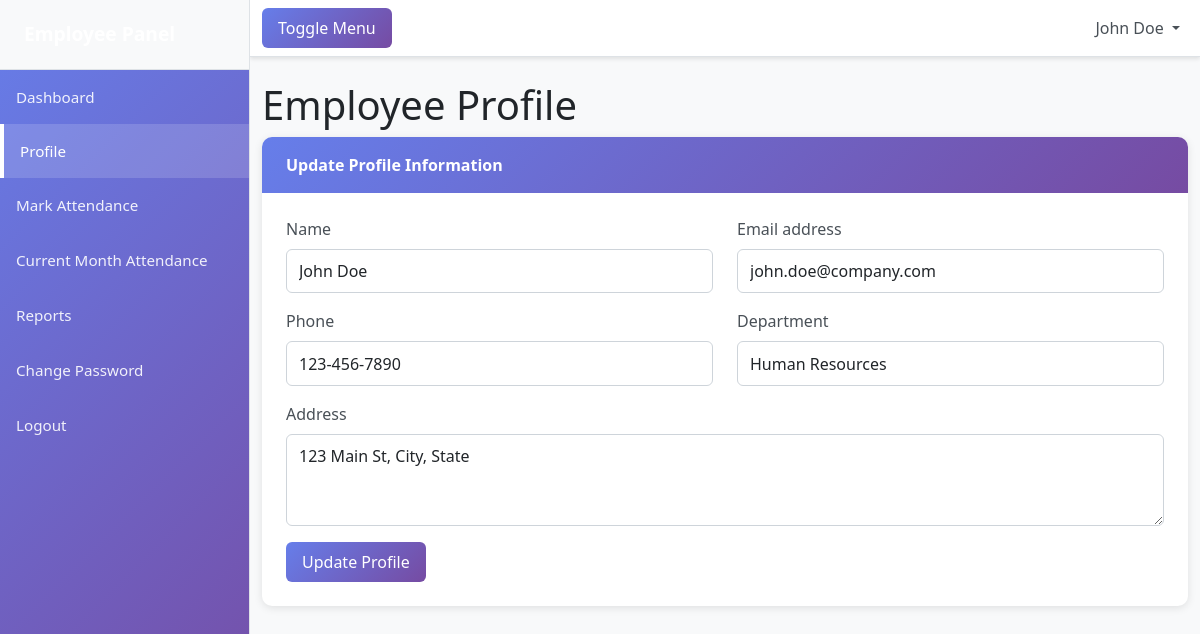
/employee/profile.php (signed in), run on the app's committed database.
### tables this page shows
CREATE TABLE IF NOT EXISTS employees (
    id INT AUTO_INCREMENT PRIMARY KEY,
    department_id INT NOT NULL,
    name VARCHAR(255) NOT NULL,
    email VARCHAR(255) NOT NULL UNIQUE,
    phone VARCHAR(20),
    password VARCHAR(255) NOT NULL,
    photo VARCHAR(255) DEFAULT NULL,
    address TEXT,
    remember_token VARCHAR(255) DEFAULT NULL,
    created_at TIMESTAMP DEFAULT CURRENT_TIMESTAMP,
    updated_at TIMESTAMP DEFAULT CURRENT_TIMESTAMP ON UPDATE CURRENT_TIMESTAMP,
    FOREIGN KEY (department_id) REFERENCES departments(id) ON DELETE CASCADE
);

CREATE TABLE IF NOT EXISTS departments (
    id INT AUTO_INCREMENT PRIMARY KEY,
    name VARCHAR(255) NOT NULL UNIQUE,
    description TEXT,
    created_at TIMESTAMP DEFAULT CURRENT_TIMESTAMP,
    updated_at TIMESTAMP DEFAULT CURRENT_TIMESTAMP ON UPDATE CURRENT_TIMESTAMP
);

### employee/profile.php (the view, shortened to what this page needs)
<?php
require_once __DIR__ . "/../includes/auth.php";
$employee_id = $_SESSION["user_id"];
$stmt = $pdo->prepare("SELECT name, email, phone, address, photo, department_id FROM employees WHERE id = ?");
$stmt->execute([$employee_id]);
$employee = $stmt->fetch(PDO::FETCH_ASSOC);
$departments = $pdo->query("SELECT * FROM departments ORDER BY name ASC")->fetchAll(PDO::FETCH_ASSOC);
?>
<!DOCTYPE html>
<html lang="en">
<head>
    <link href="https://cdn.jsdelivr.net/npm/bootstrap@5.3.0/dist/css/bootstrap.min.css" rel="stylesheet">
    <link rel="stylesheet" href="../assets/css/style.css">
</head>
<body>
    <div class="d-flex" id="wrapper">
        <div class="border-end bg-white" id="sidebar-wrapper">
            <div class="sidebar-heading border-bottom bg-light">Employee Panel</div>
            <div class="list-group list-group-flush">
                <a class="list-group-item list-group-item-action list-group-item-light p-3" href="dashboard.php">Dashboard</a>
                <a class="list-group-item list-group-item-action list-group-item-light p-3" href="profile.php">Profile</a>
                <a class="list-group-item list-group-item-action list-group-item-light p-3" href="mark_attendance.php">Mark Attendance</a>
                <a class="list-group-item list-group-item-action list-group-item-light p-3" href="current_month_attendance.php">Current Month Attendance</a>
                <a class="list-group-item list-group-item-action list-group-item-light p-3" href="reports.php">Reports</a>
                <a class="list-group-item list-group-item-action list-group-item-light p-3" href="change_password.php">Change Password</a>
                <a class="list-group-item list-group-item-action list-group-item-light p-3" href="../logout.php">Logout</a>
            </div>
        </div>
        <div id="page-content-wrapper">
            <nav class="navbar navbar-expand-lg navbar-light bg-light border-bottom">
                <div class="container-fluid">
                    <button class="btn btn-primary" id="sidebarToggle">Toggle Menu</button>
                    <div class="collapse navbar-collapse" id="navbarSupportedContent">
                        <ul class="navbar-nav ms-auto mt-2 mt-lg-0">
                            <li class="nav-item dropdown">
                                <a class="nav-link dropdown-toggle" id="navbarDropdown" href="#" role="button" data-bs-toggle="dropdown" aria-haspopup="true" aria-expanded="false">
                                    <?php echo $_SESSION["user_name"]; ?>
                                </a>
                            </li>
                        </ul>
                    </div>
                </div>
            </nav>
            <div class="container-fluid">
                <h1 class="mt-4">Employee Profile</h1>
                <div class="card mb-4">
                    <div class="card-header">
                        Update Profile Information
                    </div>
                    <div class="card-body">
                        <form action="profile.php" method="POST">
                            <div class="row">
                                <div class="col-md-6">
                                    <div class="mb-3">
                                        <label for="name" class="form-label">Name</label>
                                        <input type="text" class="form-control" id="name" name="name" value="<?php echo htmlspecialchars($employee["name"]); ?>" required>
                                    </div>
                                </div>
                                <div class="col-md-6">
                                    <div class="mb-3">
                                        <label for="email" class="form-label">Email address</label>
                                        <input type="email" class="form-control" id="email" name="email" value="<?php echo htmlspecialchars($employee["email"]); ?>" required>
                                    </div>
                                </div>
                            </div>
                            <div class="row">
                                <div class="col-md-6">
                                    <div class="mb-3">
                                        <label for="phone" class="form-label">Phone</label>
                                        <input type="text" class="form-control" id="phone" name="phone" value="<?php echo htmlspecialchars($employee["phone"]); ?>">
                                    </div>
                                </div>
                                <div class="col-md-6">
                                    <div class="mb-3">
                                        <label for="department" class="form-label">Department</label>
                                        <select class="form-control" id="department" name="department_id" required>
                                            <?php foreach ($departments as $dept): ?>
                                                <option value="<?php echo $dept["id"]; ?>" <?php echo ($employee["department_id"] == $dept["id"]) ? "selected" : ""; ?>><?php echo $dept["name"]; ?></option>
                                            <?php endforeach; ?>
                                        </select>
                                    </div>
                                </div>
                            </div>
                            <div class="mb-3">
                                <label for="address" class="form-label">Address</label>
                                <textarea class="form-control" id="address" name="address" rows="3"><?php echo htmlspecialchars($employee["address"]); ?></textarea>
                            </div>
                            <button type="submit" class="btn btn-primary">Update Profile</button>
                        </form>
                    </div>
                </div>
            </div>
        </div>
    </div>
</body>
</html>

### assets/css/style.css (style rules this page uses)
* { margin: 0; padding: 0; box-sizing: border-box; }
body { font-family: 'Segoe UI', Tahoma, Geneva, Verdana, sans-serif; overflow-x: hidden; background-color: #f8f9fa; }
#wrapper { display: flex; min-height: 100vh; }
#sidebar-wrapper { min-height: 100vh; width: 250px; background: linear-gradient(135deg, #667eea 0%, #764ba2 100%); transition: margin 0.3s ease-in-out; position: relative; z-index: 1001; }
#sidebar-wrapper .sidebar-heading { padding: 1.25rem 1.5rem; font-size: 1.2rem; font-weight: bold; color: #fff; background: rgba(0, 0, 0, 0.1); border-bottom: 1px solid rgba(255, 255, 255, 0.1); }
#sidebar-wrapper .list-group-item { border: none; background: transparent; color: rgba(255, 255, 255, 0.9); padding: 1rem 1.5rem; transition: all 0.3s; font-size: 0.95rem; }
#sidebar-wrapper .list-group-item.active { background: rgba(255, 255, 255, 0.15); color: #fff; border-left: 4px solid #fff; }
#page-content-wrapper { flex: 1; min-width: 0; }
.navbar { box-shadow: 0 2px 4px rgba(0, 0, 0, 0.1); background-color: #fff !important; }
.navbar .nav-link { color: #495057; transition: color 0.3s; }
.card { border-radius: 10px; box-shadow: 0 2px 8px rgba(0, 0, 0, 0.1); border: none; transition: transform 0.3s, box-shadow 0.3s; margin-bottom: 1.5rem; }
.card-header { background: linear-gradient(135deg, #667eea 0%, #764ba2 100%); color: white; font-weight: 600; border-radius: 10px 10px 0 0 !important; padding: 1rem 1.5rem; border-bottom: none; }
.card-body { padding: 1.5rem; }
.btn { border-radius: 6px; padding: 0.5rem 1rem; font-weight: 500; transition: all 0.3s; }
.btn-primary { background: linear-gradient(135deg, #667eea 0%, #764ba2 100%); border: none; }
.form-control, .form-select { border-radius: 6px; border: 1px solid #ced4da; padding: 0.575rem 0.75rem; transition: border-color 0.15s, box-shadow 0.15s; }
.form-label { font-weight: 500; color: #495057; margin-bottom: 0.5rem; }

### data on the page
employees: name "John Doe", email "john.doe@company.com", phone "123-456-7890", department_id "Human Resources", address "123 Main St, City, State"

### other printed values
$_SESSION["user_name"] "John Doe"
